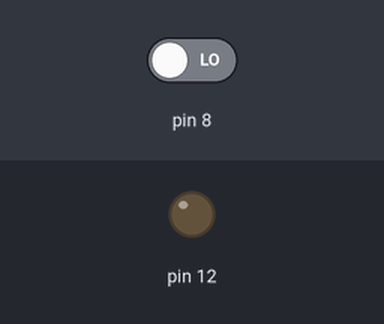
The sketch below on a simulated Arduino Uno, built with avr-gcc and run on an emulated ATmega328P. Parts: output pins drawn as LEDs (lit = HIGH). Dashed ring = blinking. The test bench sets the inputs (shaded band); at power-on: pin 8 LOW.

Above: at 1.8 s.
1.9 s: pin 8 driven HIGH
At 2.4 s:
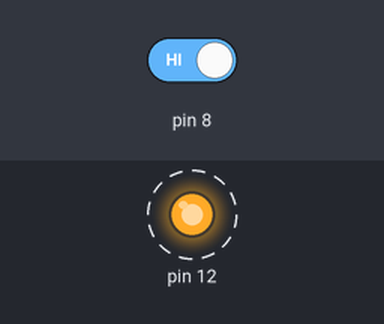
4.9 s: pin 8 driven LOW
At 5.7 s:
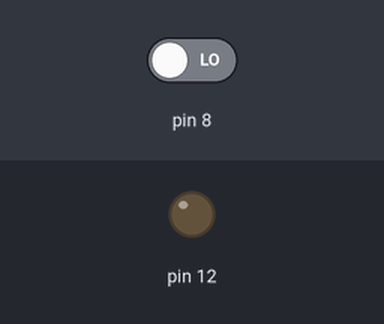
Timing chart, 0 to 7.9 s (numbered marks = the images above; inputs shaded):
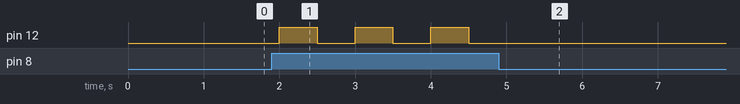

Measured:
- after the input at 1.9 s, pin 12: alternates HIGH for 0.50 s and LOW for 0.50 s, starting after 0.10 s
- after the input at 4.9 s, pin 12: stops changing and stays LOW

The sketch:

lat3.ino
```cpp
int buttonState = 0;
int ledstate = LOW;

void setup() {
  pinMode(8, INPUT);
  pinMode(12, OUTPUT);
}

void loop() {
  buttonState = digitalRead(8);

  if (buttonState == HIGH) {
    if (ledstate == HIGH) {
      ledstate = LOW;
    }
    else {
      ledstate = HIGH;
    }
  }
  digitalWrite(12, ledstate);
  delay(500);
}
```
